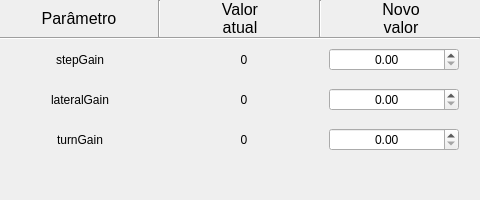
         <widget class="QWidget" name="gain_page">
          <layout class="QVBoxLayout" name="verticalLayout_6">
           <property name="spacing">
            <number>0</number>
           </property>
           <property name="leftMargin">
            <number>0</number>
           </property>
           <property name="topMargin">
            <number>0</number>
           </property>
           <property name="rightMargin">
            <number>0</number>
           </property>
           <property name="bottomMargin">
            <number>0</number>
           </property>
           <item>
            <widget class="QFrame" name="frame_5">
             <property name="minimumSize">
              <size>
               <width>0</width>
               <height>35</height>
              </size>
             </property>
             <property name="maximumSize">
              <size>
               <width>16777215</width>
               <height>45</height>
              </size>
             </property>
             <property name="frameShape">
              <enum>QFrame::NoFrame</enum>
             </property>
             <property name="frameShadow">
              <enum>QFrame::Raised</enum>
             </property>
             <layout class="QHBoxLayout" name="horizontalLayout_5">
              <property name="spacing">
               <number>0</number>
              </property>
              <property name="leftMargin">
               <number>0</number>
              </property>
              <property name="topMargin">
               <number>0</number>
              </property>
              <property name="rightMargin">
               <number>0</number>
              </property>
              <property name="bottomMargin">
               <number>0</number>
              </property>
              <item>
               <widget class="QLabel" name="label_4">
                <property name="minimumSize">
                 <size>
                  <width>158</width>
                  <height>0</height>
                 </size>
                </property>
                <property name="maximumSize">
                 <size>
                  <width>158</width>
                  <height>16777215</height>
                 </size>
                </property>
                <property name="text">
                 <string>&lt;html&gt;&lt;head/&gt;&lt;body&gt;&lt;p align=&quot;center&quot;&gt;&lt;span style=&quot; font-size:12pt;&quot;&gt;Parâmetro&lt;/span&gt;&lt;/p&gt;&lt;/body&gt;&lt;/html&gt;</string>
                </property>
                <property name="alignment">
                 <set>Qt::AlignCenter</set>
                </property>
               </widget>
              </item>
              <item>
               <widget class="Line" name="line_4">
                <property name="orientation">
                 <enum>Qt::Vertical</enum>
                </property>
               </widget>
              </item>
              <item>
               <widget class="QLabel" name="label_5">
                <property name="minimumSize">
                 <size>
                  <width>158</width>
                  <height>0</height>
                 </size>
                </property>
                <property name="maximumSize">
                 <size>
                  <width>158</width>
                  <height>16777215</height>
                 </size>
                </property>
                <property name="text">
                 <string>&lt;html&gt;&lt;head/&gt;&lt;body&gt;&lt;p align=&quot;center&quot;&gt;&lt;span style=&quot; font-size:12pt;&quot;&gt;Valor&lt;br/&gt;atual&lt;/span&gt;&lt;/p&gt;&lt;/body&gt;&lt;/html&gt;</string>
                </property>
                <property name="alignment">
                 <set>Qt::AlignCenter</set>
                </property>
               </widget>
              </item>
              <item>
               <widget class="Line" name="line_5">
                <property name="orientation">
                 <enum>Qt::Vertical</enum>
                </property>
               </widget>
              </item>
              <item>
               <widget class="QLabel" name="label_6">
                <property name="minimumSize">
                 <size>
                  <width>158</width>
                  <height>0</height>
                 </size>
                </property>
                <property name="maximumSize">
                 <size>
                  <width>158</width>
                  <height>16777215</height>
                 </size>
                </property>
                <property name="text">
                 <string>&lt;html&gt;&lt;head/&gt;&lt;body&gt;&lt;p align=&quot;center&quot;&gt;&lt;span style=&quot; font-size:12pt;&quot;&gt;Novo&lt;br/&gt;valor&lt;/span&gt;&lt;/p&gt;&lt;/body&gt;&lt;/html&gt;</string>
                </property>
                <property name="alignment">
                 <set>Qt::AlignCenter</set>
                </property>
               </widget>
              </item>
             </layout>
            </widget>
           </item>
           <item>
            <widget class="Line" name="line_6">
             <property name="orientation">
              <enum>Qt::Horizontal</enum>
             </property>
            </widget>
           </item>
           <item>
            <widget class="QFrame" name="frame_66">
             <property name="minimumSize">
              <size>
               <width>465</width>
               <height>40</height>
              </size>
             </property>
             <property name="maximumSize">
              <size>
               <width>465</width>
               <height>40</height>
              </size>
             </property>
             <property name="frameShape">
              <enum>QFrame::NoFrame</enum>
             </property>
             <property name="frameShadow">
              <enum>QFrame::Sunken</enum>
             </property>
             <layout class="QHBoxLayout" name="horizontalLayout_68">
              <property name="spacing">
               <number>5</number>
              </property>
              <property name="leftMargin">
               <number>0</number>
              </property>
              <property name="topMargin">
               <number>0</number>
              </property>
              <property name="rightMargin">
               <number>5</number>
              </property>
              <property name="bottomMargin">
               <number>0</number>
              </property>
              <item>
               <widget class="QLabel" name="label_135">
                <property name="minimumSize">
                 <size>
                  <width>158</width>
                  <height>0</height>
                 </size>
                </property>
                <property name="maximumSize">
                 <size>
                  <width>158</width>
                  <height>16777215</height>
                 </size>
                </property>
                <property name="toolTip">
                 <string>Footstep forward (X) length (in meters). &lt;0 goes backward. Note that you may have to find the actual value offset for the robot neutral.</string>
                </property>
                <property name="text">
                 <string>stepGain</string>
                </property>
                <property name="alignment">
                 <set>Qt::AlignCenter</set>
                </property>
               </widget>
              </item>
              <item>
               <widget class="QLabel" name="label_136">
                <property name="minimumSize">
                 <size>
                  <width>158</width>
                  <height>0</height>
                 </size>
                </property>
                <property name="maximumSize">
                 <size>
                  <width>158</width>
                  <height>16777215</height>
                 </size>
                </property>
                <property name="text">
                 <string>0</string>
                </property>
                <property name="alignment">
                 <set>Qt::AlignCenter</set>
                </property>
               </widget>
              </item>
              <item>
               <widget class="QDoubleSpinBox" name="doubleSpinBox_65">
                <property name="minimumSize">
                 <size>
                  <width>130</width>
                  <height>0</height>
                 </size>
                </property>
                <property name="maximumSize">
                 <size>
                  <width>130</width>
                  <height>16777215</height>
                 </size>
                </property>
                <property name="styleSheet">
                 <string notr="true"/>
                </property>
                <property name="alignment">
                 <set>Qt::AlignCenter</set>
                </property>
                <property name="maximum">
                 <double>100.000000000000000</double>
                </property>
                <property name="value">
                 <double>0.000000000000000</double>
                </property>
               </widget>
              </item>
             </layout>
            </widget>
           </item>
           <item>
            <widget class="QFrame" name="frame_67">
             <property name="minimumSize">
              <size>
               <width>465</width>
               <height>40</height>
              </size>
             </property>
             <property name="maximumSize">
              <size>
               <width>465</width>
               <height>40</height>
              </size>
             </property>
             <property name="frameShape">
              <enum>QFrame::NoFrame</enum>
             </property>
             <property name="frameShadow">
              <enum>QFrame::Sunken</enum>
             </property>
             <layout class="QHBoxLayout" name="horizontalLayout_69">
              <property name="spacing">
               <number>5</number>
              </property>
              <property name="leftMargin">
               <number>0</number>
              </property>
              <property name="topMargin">
               <number>0</number>
              </property>
              <property name="rightMargin">
               <number>5</number>
              </property>
              <property name="bottomMargin">
               <number>0</number>
              </property>
              <item>
               <widget class="QLabel" name="label_137">
                <property name="minimumSize">
                 <size>
                  <width>158</width>
                  <height>0</height>
                 </size>
                </property>
                <property name="maximumSize">
                 <size>
                  <width>158</width>
                  <height>16777215</height>
                 </size>
                </property>
                <property name="toolTip">
                 <string>Footstep lateral (Y) length (in meters). =0 goes straight. &gt;0 makes lateral steps on the left. &lt;0 makes lateral steps on the right.</string>
                </property>
                <property name="text">
                 <string>lateralGain</string>
                </property>
                <property name="alignment">
                 <set>Qt::AlignCenter</set>
                </property>
               </widget>
              </item>
              <item>
               <widget class="QLabel" name="label_138">
                <property name="minimumSize">
                 <size>
                  <width>158</width>
                  <height>0</height>
                 </size>
                </property>
                <property name="maximumSize">
                 <size>
                  <width>158</width>
                  <height>16777215</height>
                 </size>
                </property>
                <property name="text">
                 <string>0</string>
                </property>
                <property name="alignment">
                 <set>Qt::AlignCenter</set>
                </property>
               </widget>
              </item>
              <item>
               <widget class="QDoubleSpinBox" name="doubleSpinBox_66">
                <property name="minimumSize">
                 <size>
                  <width>130</width>
                  <height>0</height>
                 </size>
                </property>
                <property name="maximumSize">
                 <size>
                  <width>130</width>
                  <height>16777215</height>
                 </size>
                </property>
                <property name="styleSheet">
                 <string notr="true"/>
                </property>
                <property name="alignment">
                 <set>Qt::AlignCenter</set>
                </property>
                <property name="value">
                 <double>0.000000000000000</double>
                </property>
               </widget>
              </item>
             </layout>
            </widget>
           </item>
           <item>
            <widget class="QFrame" name="frame_77">
             <property name="minimumSize">
              <size>
               <width>465</width>
               <height>40</height>
              </size>
             </property>
             <property name="maximumSize">
              <size>
               <width>465</width>
               <height>40</height>
              </size>
             </property>
             <property name="frameShape">
              <enum>QFrame::NoFrame</enum>
             </property>
             <property name="frameShadow">
              <enum>QFrame::Sunken</enum>
             </property>
             <layout class="QHBoxLayout" name="horizontalLayout_79">
              <property name="spacing">
               <number>5</number>
              </property>
              <property name="leftMargin">
               <number>0</number>
              </property>
              <property name="topMargin">
               <number>0</number>
              </property>
              <property name="rightMargin">
               <number>5</number>
              </property>
              <property name="bottomMargin">
               <number>0</number>
              </property>
              <item>
               <widget class="QLabel" name="label_157">
                <property name="minimumSize">
                 <size>
                  <width>158</width>
                  <height>0</height>
                 </size>
                </property>
                <property name="maximumSize">
                 <size>
                  <width>158</width>
                  <height>16777215</height>
                 </size>
                </property>
                <property name="toolTip">
                 <string>Footstep rotation angle (in radians). =0 goes straight. &gt;0 turns on the left. &lt;0 turns steps on the right.</string>
                </property>
                <property name="text">
                 <string>turnGain</string>
                </property>
                <property name="alignment">
                 <set>Qt::AlignCenter</set>
                </property>
               </widget>
              </item>
              <item>
               <widget class="QLabel" name="label_158">
                <property name="minimumSize">
                 <size>
                  <width>158</width>
                  <height>0</height>
                 </size>
                </property>
                <property name="maximumSize">
                 <size>
                  <width>158</width>
                  <height>16777215</height>
                 </size>
                </property>
                <property name="text">
                 <string>0</string>
                </property>
                <property name="alignment">
                 <set>Qt::AlignCenter</set>
                </property>
               </widget>
              </item>
              <item>
               <widget class="QDoubleSpinBox" name="doubleSpinBox_76">
                <property name="minimumSize">
                 <size>
                  <width>130</width>
                  <height>0</height>
                 </size>
                </property>
                <property name="maximumSize">
                 <size>
                  <width>130</width>
                  <height>16777215</height>
                 </size>
                </property>
                <property name="styleSheet">
                 <string notr="true"/>
                </property>
                <property name="alignment">
                 <set>Qt::AlignCenter</set>
                </property>
                <property name="decimals">
                 <number>2</number>
                </property>
                <property name="value">
                 <double>0.000000000000000</double>
                </property>
               </widget>
              </item>
             </layout>
            </widget>
           </item>
           <item>
            <spacer name="verticalSpacer_3">
             <property name="orientation">
              <enum>Qt::Vertical</enum>
             </property>
             <property name="sizeHint" stdset="0">
              <size>
               <width>20</width>
               <height>40</height>
              </size>
             </property>
            </spacer>
           </item>
          </layout>
         </widget>
